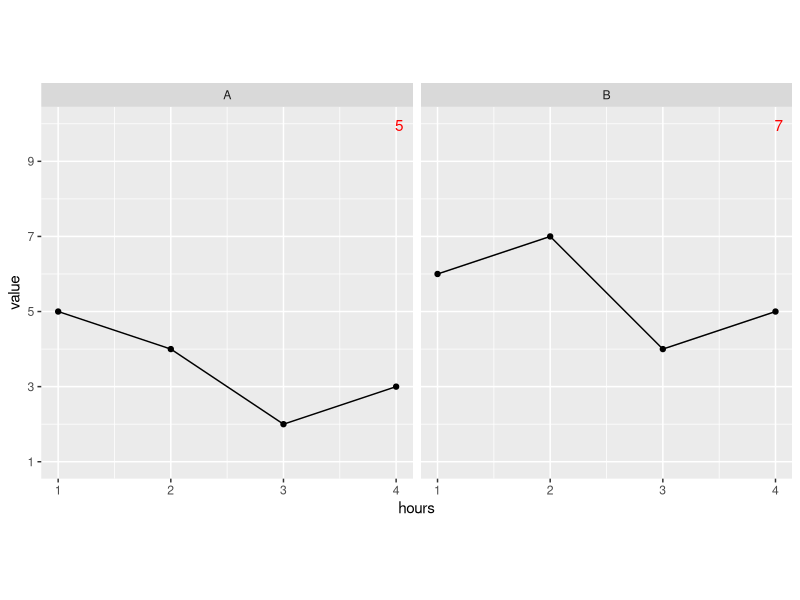

Write R code to recreate this figure.
# Objective: Add in the corner the highest value of the Y axis.
# Solution: Group the data and summarize and order by highest value

# load required libraries
library(ggplot2)
library(dplyr)
# create dummy data
data <- data.frame('group'=rep(c('A','B'),each=4),'hour'=rep(c(1,2,3,4),2),
                   'value'=c(5,4,2,3,6,7,4,5))
# summarize and reorder data by highest value
data2 <- data %>% group_by(group) %>% summarise(Max = max(value))
data2

ggplot(data,aes(x = hour, y = value)) +
  geom_line() +
  geom_point() +
  geom_text(aes(label = Max), x = Inf, y = Inf, data2, 
            hjust = 2, vjust = 2, col = 'red') +
  theme(aspect.ratio=1) +
  scale_x_continuous(name ="hours", limits=c(1,4)) +
  scale_y_continuous(limits=c(1,10),breaks = seq(1, 10, by = 2))+
  facet_grid( ~ group)
